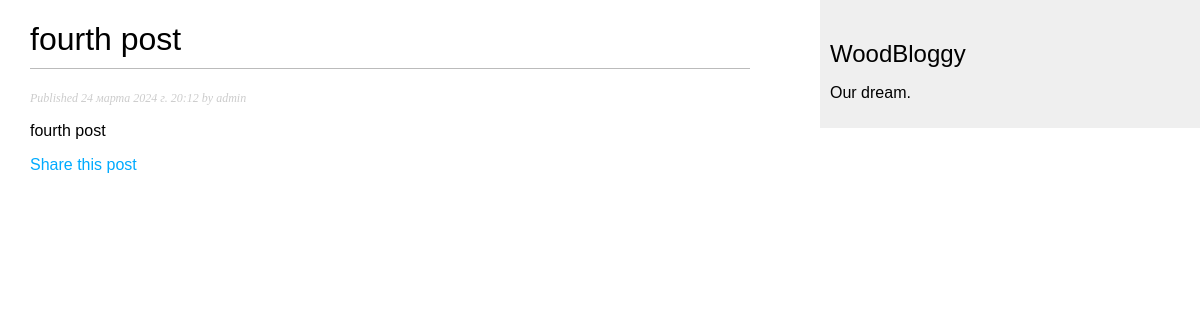
/blog/2024/3/24/fourth-post/, run on the app's committed database.
### blog/models.py (models this page shows, shortened)
class Post(models.Model):
    class Status(models.TextChoices):
        DRAFT = 'DF', 'Draft'
        PUBLISHED = 'PB', 'Published'
    title = models.CharField(max_length=250)
    slug = models.SlugField(max_length=250, unique_for_date='publish')
    author = models.ForeignKey(User,
                               on_delete=models.CASCADE,
                               related_name='blog_posts')
    body = models.TextField()
    publish = models.DateTimeField(default=timezone.now)
    created = models.DateTimeField(auto_now_add=True)
    updated = models.DateTimeField(auto_now=True)
    status = models.CharField(max_length=2,
                              choices=Status.choices,
                              default=Status.DRAFT)
    objects = models.Manager()
    published = PublishedManager()
    class Meta:
        ordering = ['-publish']
        indexes = [
            models.Index(fields=['-publish']),
        ]

### blog/views.py (the view)
# urls.py: path('<int:year>/<int:month>/<int:day>/<slug:post>/', views.post_detail, name='post_detail'),
def post_detail(request, year, month, day, post):
    post = get_object_or_404(Post,
                                status=Post.Status.PUBLISHED,
                                slug=post,
                                publish__year=year,
                                publish__month=month,
                                publish__day=day)
    return render(request, 'blog/post/detail.html', {'post': post})

### blog/templates/blog/post/detail.html (shortened to what this page needs)
{% extends "blog/base.html" %}
{% block content %}
    <h1>{{ post.title }}</h1>
    <p class="date">
        Published {{ post.publish }} by {{ post.author }}
    </p>
    {{ post.body|linebreaks }}
    <p>
        <a href="{% url 'blog:post_share' post.id %}">
            Share this post
        </a>
    </p>
{% endblock %}

### blog/static/css/blog.css (style rules this page uses)
body { margin:0; padding:0; font-family:helvetica, sans-serif; }
a { color:#00abff; text-decoration:none; }
h1 { font-weight:normal; border-bottom:1px solid #bbb; padding:0 0 10px 0; }
p.date { color:#ccc; font-family: georgia, serif; font-size: 12px; font-style: italic; }

### data on the page
Post: title "fourth post", publish "24 марта 2024 г. 20:12", author "admin", body "fourth post"
